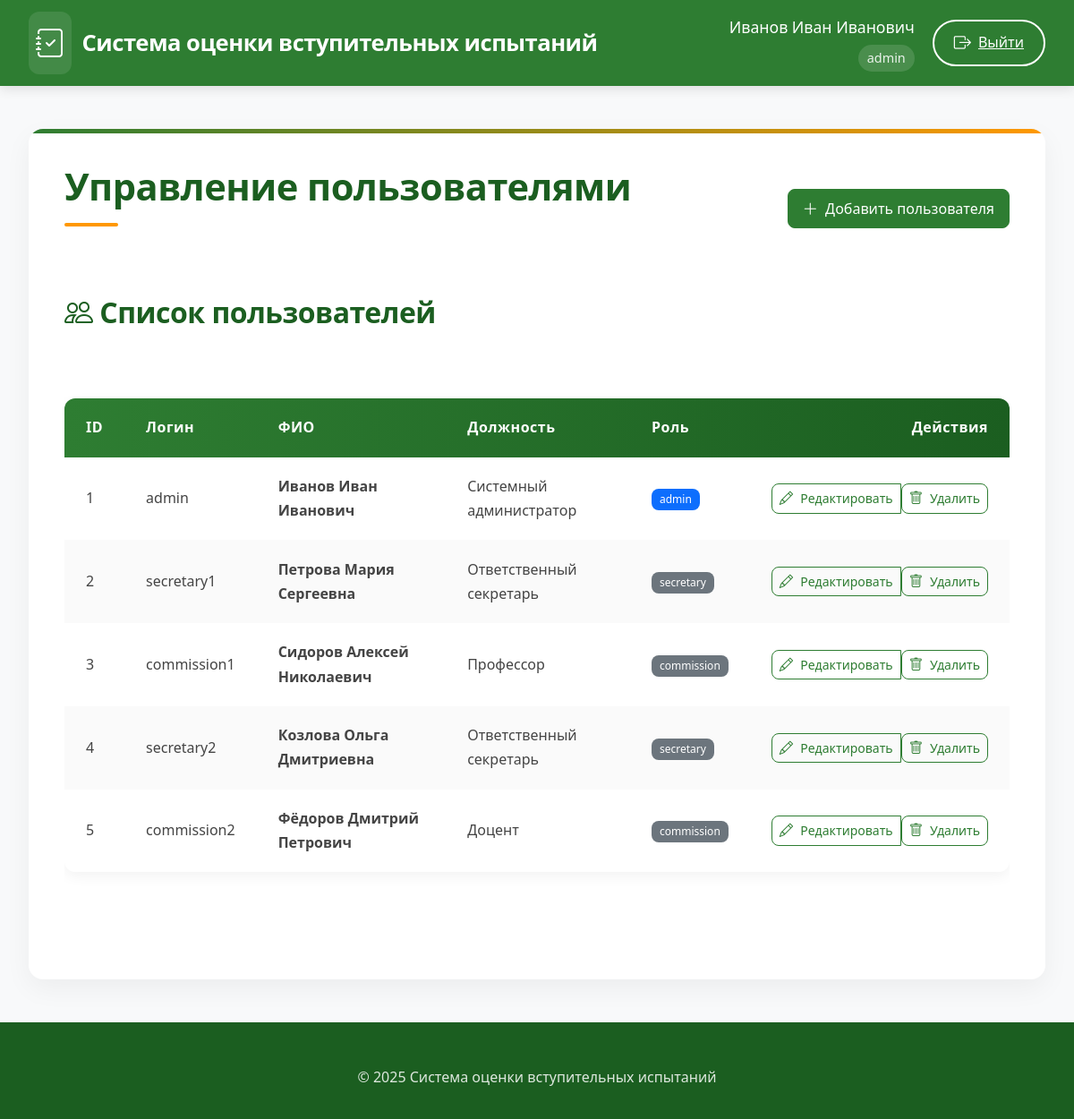
Page /users (signed in) on the earlier database version.
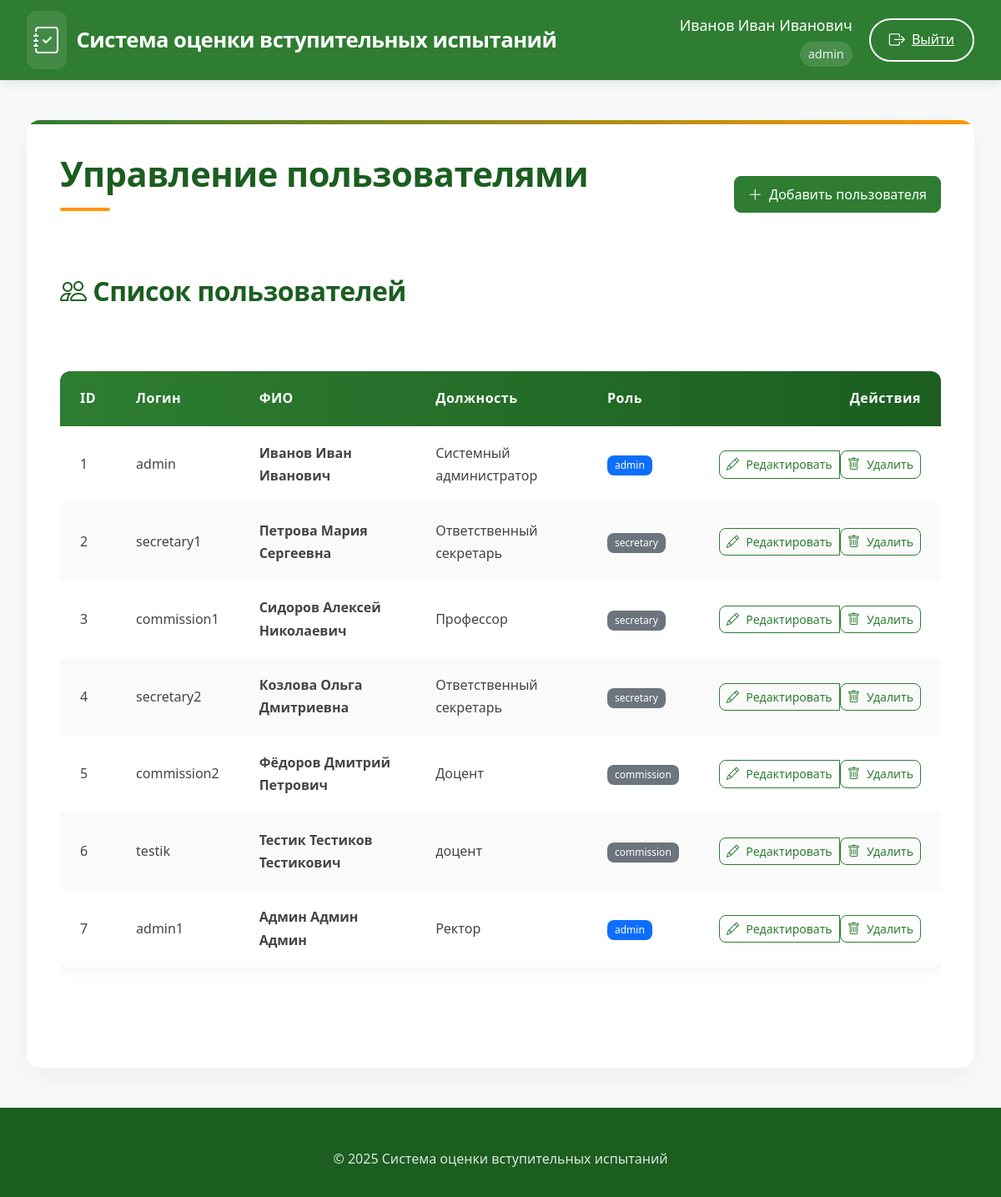
Same page on the later database version.
### app/models.py (models this page shows)
class User(UserMixin, db.Model):
    id = db.Column(db.Integer, primary_key=True)
    username = db.Column(db.String(80), unique=True, nullable=False)
    password = db.Column(db.String(120), nullable=False)
    full_name = db.Column(db.String(100), nullable=False)
    position = db.Column(db.String(100), nullable=False)
    role = db.Column(db.String(20), nullable=False)  # 'admin', 'secretary', 'commission'
    school_id = db.Column(db.Integer, db.ForeignKey('engineering_school.id'))
    commission_members = db.relationship('CommissionMember', back_populates='user', cascade='all, delete-orphan')
    standard_commissions = db.relationship('StandardCommission', back_populates='user', cascade='all, delete-orphan')

### app/routes.py (the view)
@routes.route('/users')
@login_required
def users():
    if current_user.role != 'admin':
        abort(403)
    users = User.query.all()
    return render_template('admin_users.html', users=users)

### app/templates/admin_users.html
{% extends "base.html" %}
{% block content %}
<div class="spacer-lg">
    <div class="d-flex justify-content-between align-items-center mb-5">
        <h1>Управление пользователями</h1>
        <a href="{{ url_for('routes.add_user') }}" class="btn btn-primary-elegant">
            <i class="bi bi-plus-lg"></i> Добавить пользователя
        </a>
    </div>
    <div class="card-elegant">
        <div class="card-header-elegant">
            <h2><i class="bi bi-people"></i> Список пользователей</h2>
        </div>
        <div class="card-body">
            <div class="table-responsive">
                <table class="elegant-table">
                    <thead>
                        <tr>
                            <th>ID</th>
                            <th>Логин</th>
                            <th>ФИО</th>
                            <th>Должность</th>
                            <th>Роль</th>
                            <th class="text-end">Действия</th>
                        </tr>
                    </thead>
                    <tbody>
                        {% for user in users %}
                        <tr>
                            <td>{{ user.id }}</td>
                            <td>{{ user.username }}</td>
                            <td class="fw-bold">{{ user.full_name }}</td>
                            <td>{{ user.position }}</td>
                            <td>
                                <span class="badge bg-{{ 'primary' if user.role == 'admin' else 'secondary' }}">
                                    {{ user.role }}
                                </span>
                            </td>
                            <td class="text-end">
                                <div class="btn-group">
                                    <a href="{{ url_for('routes.edit_user', user_id=user.id) }}"
                                       class="btn btn-outline-elegant btn-sm">
                                        <i class="bi bi-pencil"></i> Редактировать
                                    </a>
                                    <form action="{{ url_for('routes.delete_user', user_id=user.id) }}" method="POST">
                                        <button type="submit" class="btn btn-outline-elegant btn-sm"
                                                onclick="return confirm('Вы уверены?')">
                                            <i class="bi bi-trash"></i> Удалить
                                        </button>
                                    </form>
                                </div>
                            </td>
                        </tr>
                        {% endfor %}
                    </tbody>
                </table>
            </div>
        </div>
    </div>
</div>
{% endblock %}

### app/templates/base.html (shortened to what this page needs)
<!DOCTYPE html>
<html lang="ru">
<head>
    <link href="https://cdn.jsdelivr.net/npm/bootstrap@5.3.0/dist/css/bootstrap.min.css" rel="stylesheet">
    <link rel="stylesheet" href="https://cdn.jsdelivr.net/npm/bootstrap-icons@1.10.0/font/bootstrap-icons.css">
    <link rel="stylesheet" href="{{ url_for('static', filename='style.css') }}">
</head>
<body>
    <header class="main-header">
        <div class="header-container">
            <a href="{{ url_for('routes.home') }}" class="logo">
                <i class="bi bi-journal-check"></i>
                <span>Система оценки вступительных испытаний</span>
            </a>
            <nav class="user-nav">
                {% if current_user.is_authenticated %}
                <div class="user-info">
                    <div class="user-name">{{ current_user.full_name }}</div>
                    <div class="user-role">{{ current_user.role }}</div>
                </div>
                <a href="{{ url_for('routes.logout') }}" class="outline-btn">
                    <i class="bi bi-box-arrow-right"></i>
                    <span>Выйти</span>
                </a>
                {% else %}
                <a href="{{ url_for('routes.login') }}" class="outline-btn">
                    <i class="bi bi-box-arrow-in-right"></i>
                    <span>Войти</span>
                </a>
                {% endif %}
            </nav>
        </div>
    </header>
    <main class="main-content">
        <div class="content-card">
            {% block content %}{% endblock %}
        </div>
    </main>
    <footer class="main-footer">
        <div class="footer-content">
            &copy; 2025 Система оценки вступительных испытаний
        </div>
    </footer>
</body>
</html>

### static/style.css (style rules this page uses)
:root { --primary: #0d6efd; --secondary: #6c757d; --success: #198754; --info: #0dcaf0; --warning: #ffc107; --danger: #dc3545; --light: #f8f9fa; --dark: #212529; }
body { font-family: 'Segoe UI', Tahoma, Geneva, Verdana, sans-serif; background-color: #f8fafc; color: #333; }
header { box-shadow: 0 2px 10px rgba(0, 0, 0, 0.1); z-index: 1030; }
.btn { border-radius: 0.5rem; font-weight: 500; padding: 0.5rem 1rem; transition: all 0.2s; display: inline-flex; align-items: center; gap: 0.5rem; }
.btn i { font-size: 1.1em; }
.btn-sm { padding: 0.25rem 0.5rem; }
.badge { font-weight: 500; padding: 0.5em 0.75em; border-radius: 0.5rem; }

### app/templates/base.html (style rules this page uses)
:root { --primary: #2e7d32; --primary-dark: #1b5e20; --primary-light: #4caf50; --accent: #ff9800; --light-bg: #f8f9fa; --card-bg: #ffffff; --dark-text: #212529; --light-text: #f8f9fa; --border: #e0e0e0; --success: #4caf50; --info: #2196f3; --warning: #ff9800; --danger: #f44336; }
body { font-family: 'Segoe UI', 'Roboto', sans-serif; background-color: var(--light-bg); color: var(--dark-text); line-height: 1.7; padding-top: 0; }
.main-header { background-color: var(--primary); color: white; padding: 0.8rem 0; box-shadow: 0 4px 12px rgba(0,0,0,0.1); position: sticky; top: 0; z-index: 1000; }
.header-container { display: flex; justify-content: space-between; align-items: center; max-width: 1400px; margin: 0 auto; padding: 0 2rem; }
.logo { display: flex; align-items: center; font-size: 1.6rem; font-weight: 600; color: white; text-decoration: none; letter-spacing: -0.5px; }
.logo i { margin-right: 12px; font-size: 2rem; background: rgba(255, 255, 255, 0.1); padding: 8px; border-radius: 12px; }
.user-nav { display: flex; align-items: center; gap: 20px; }
.user-info { text-align: right; }
.user-name { font-weight: 500; font-size: 1.1rem; }
.user-role { font-size: 0.9rem; opacity: 0.9; background: rgba(255, 255, 255, 0.15); padding: 3px 10px; border-radius: 20px; display: inline-block; margin-top: 4px; }
.outline-btn { background: transparent; border: 2px solid white; color: white; padding: 8px 22px; border-radius: 30px; font-weight: 500; transition: all 0.3s ease; display: inline-flex; align-items: center; gap: 8px; }
.outline-btn i { font-size: 1.2rem; }
.main-content { max-width: 1400px; margin: 3rem auto; padding: 0 2rem; }
.content-card { background: var(--card-bg); border-radius: 16px; box-shadow: 0 10px 30px rgba(0,0,0,0.05); padding: 2.5rem; margin-bottom: 3rem; border: none; overflow: hidden; position: relative; }
.content-card::before { content: ''; position: absolute; top: 0; left: 0; width: 100%; height: 5px; background: linear-gradient(90deg, var(--primary), var(--accent)); }
.main-footer { background-color: var(--primary-dark); color: rgba(255, 255, 255, 0.85); padding: 3rem 0 2rem; text-align: center; }
.footer-content { max-width: 1400px; margin: 0 auto; padding: 0 2rem; }
h1, h2, h3, h4, h5 { color: var(--primary-dark); font-weight: 700; margin-bottom: 1.8rem; letter-spacing: -0.5px; }
h1 { font-size: 2.6rem; position: relative; padding-bottom: 1.2rem; }
h1::after { content: ''; position: absolute; bottom: 0; left: 0; width: 60px; height: 4px; background: var(--accent); border-radius: 2px; }
h2 { font-size: 2rem; padding-bottom: 1rem; }
.elegant-table { width: 100%; border-collapse: separate; border-spacing: 0; border-radius: 12px; overflow: hidden; box-shadow: 0 5px 15px rgba(0,0,0,0.05); margin: 2rem 0; }
.elegant-table thead { background: linear-gradient(to right, var(--primary), var(--primary-dark)); color: white; }
.elegant-table th { padding: 1.2rem 1.5rem; text-align: left; font-weight: 600; letter-spacing: 0.5px; }
.elegant-table tbody tr { transition: all 0.2s ease; border-bottom: 1px solid var(--border); }
.elegant-table tbody tr:last-child { border-bottom: none; }
.elegant-table tbody tr:nth-child(even) { background-color: rgba(0, 0, 0, 0.02); }
.elegant-table td { padding: 1.2rem 1.5rem; color: #444; }
.btn-primary-elegant { background: var(--primary); border-color: var(--primary); color: white; }
.btn-outline-elegant { background: transparent; border-color: var(--primary); color: var(--primary); }
.spacer-lg { margin-bottom: 3rem; }

Differences in the rows shown:
changed User "commission1": role "commission" → "secretary"
added User: id "6", username "testik", full_name "Тестик Тестиков Тестикович", position "доцент", role "commission"
added User: id "7", username "admin1", full_name "Админ Админ Админ", position "Ректор", role "admin"
